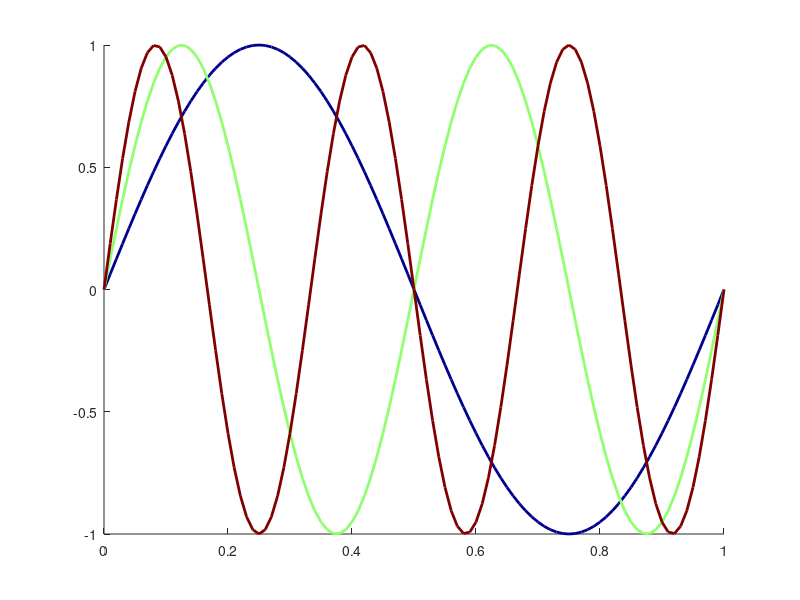

MATLAB code to generate this figure:
%% practicing Fourier series

time=0:.01:1;

c1=colormap('jet');
cInd=round(linspace(1,64,3));


figure; hold on
for k=1:3
plot(time,sin(2*pi*k*time),'Color',c1(cInd(k),:),'LineWidth',2)
end

